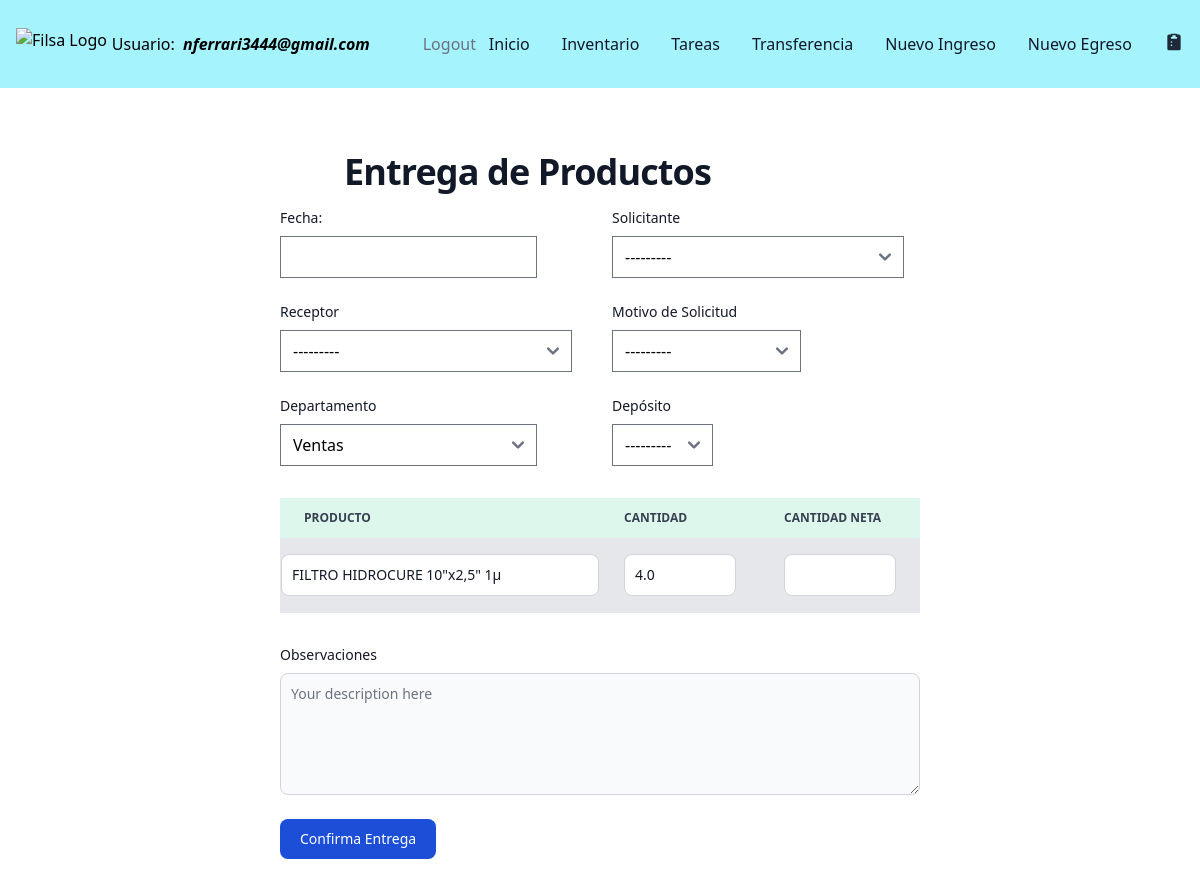
Page /outbound-delivery/2 (signed in) on the earlier database version.
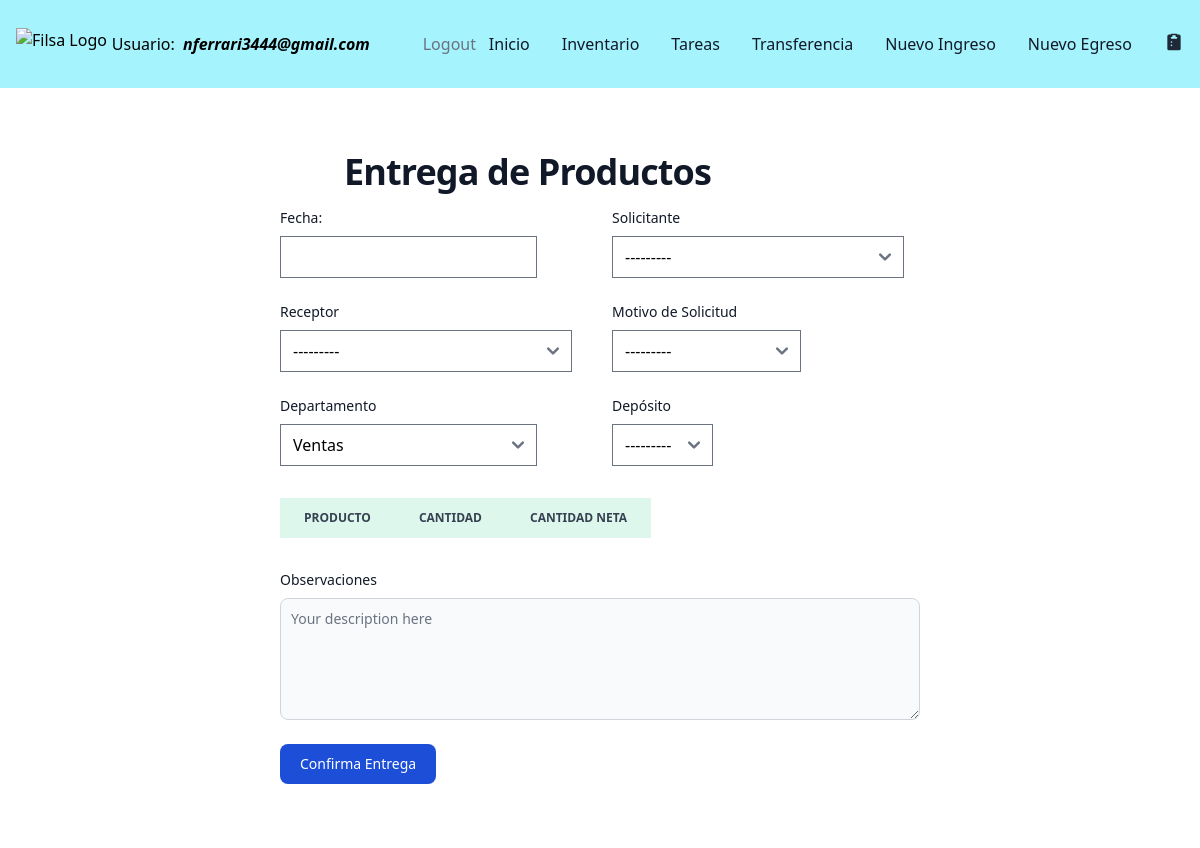
Same page on the later database version.
### filsa/models.py (models this page shows, shortened)
class StockMovements(models.Model):
    class Meta:
      verbose_name = 'Detalle Movimiento Producto'
      verbose_name_plural = 'Detalle Movimientos Productos'
    MOVEMENT = [('Inbound','Inbound'),
                ('Outbound', 'Outbound')]
    product = models.ForeignKey(Product, on_delete=models.CASCADE,  verbose_name=u"Nombre de Producto")
    task = models.ForeignKey(Tasks, on_delete=models.CASCADE,  blank=True, null=True )
    actionType = models.CharField(max_length=25,  default='Inbound')
    cantidad = models.FloatField(default=0)
    cantidadNeta = models.FloatField(default=0)
    cantidadEntregada = models.FloatField(default=0)
    image = models.ImageField(upload_to='images/', null=True, blank=True)

class Product(models.Model):
    CATEGORIES = [('Tubos', 'Tubos'),
                  ('Tornillos', 'Tornillos'),
                  ('Accesorios','Accesorios'),
                  ('Maquinas','Maquinas'),
                  ('Insumos','Insumos')
                  ]
    product_id = models.AutoField(primary_key=True)
    name = models.CharField(max_length=40)
    barcode = models.CharField(max_length= 100, verbose_name=u"Codigo de Barras")
    internalCode = models.BigIntegerField(verbose_name=u"Codigo Interno")
    quantity = models.FloatField()
    category = models.CharField(max_length=20, choices=CATEGORIES, default='Insumos')
    supplier = models.CharField(max_length=20, default='')
    deltaQuantity = models.FloatField()
    stockSecurity = models.IntegerField()
    inTransit = models.BooleanField(default=False)
    hasOffer = models.ForeignKey(Cotization, on_delete=models.SET_DEFAULT, blank=True, null=True, default=None)
    quantityOffer = models.FloatField(null=True, blank= True)
    priceOffer = models.FloatField(null=True, blank= True)

### filsa/views.py (the view)
# urls.py: path('outbound-delivery/<int:requested_id>', outboundDeliveryView, name='outbounddelivery'),
@login_required
def outboundDeliveryView(request, requested_id):
    pendingTask = get_object_or_None(Tasks, pk=requested_id)
    if pendingTask:
        products = pendingTask.stockmovements_set.all()
    print('pendingTask is ', pendingTask)
    print('request is:', request.method)
    print('request product data', request.POST.get('producto_0'))
    tasks = Tasks.objects.filter(task_id=requested_id, status='Pending').prefetch_related('stockmovements_set')
    numberOfProducts = request.POST.get('extra_field_count')
    print('number Of Products in OutboundDeliver view is', numberOfProducts)
    if request.method == "POST":
        form = OutboundDeliveryForm(request.POST, instance= pendingTask, extra= request.POST.get('extra_field_count'))
        print('form is valid', form.is_valid())
        print('form fields are', form.cleaned_data)
        if form.is_valid():
            print('el form es valido')
            department = form.cleaned_data['department']
            issuer = form.cleaned_data['issuer']
            receptor = form.cleaned_data['receptor']
            warehouse = form.cleaned_data['warehouse']
            actionType = 'Confirma Egreso'
            motivoEgreso = form.cleaned_data['motivoEgreso']
            observations = form.cleaned_data['observations']
            deliveryDate = datetime.now().date()
            datalist = []
            taskToUpdate = Tasks.objects.filter(task_id=requested_id)
            taskToUpdate.update(status='Confirmed', observations=observations, deliveryDate= deliveryDate)
            task = Tasks.objects.get(task_id=requested_id)
            for i , product in enumerate(products):
                form.fields['producto_{}'.format(i)] = product.product.name
                form.fields['cantidad_{}'.format(i)] = product.cantidad
                netQuantity = form.cleaned_data['cantidadNeta_{}'.format(i)]
                quantity = form.fields['cantidad_{}'.format(i)]
                diffQuantity = int(quantity) - int(netQuantity)
                newproduct = Product.objects.get(name= product.product.name, warehouse=warehouse)
                productToUpdate= Product.objects.filter(product_id= newproduct.product_id, warehouse=warehouse)
                print('productToUpdate is:', productToUpdate)
                productToUpdate.update(quantity = F('quantity') - netQuantity, deltaQuantity = F('deltaQuantity') + diffQuantity  )
                newProduct = StockMovements()
                newProduct.product = newproduct
                newProduct.actionType = actionType
                newProduct.cantidad = quantity
                newProduct.cantidadNeta = netQuantity
                newProduct.task = task
                datalist.append(newProduct)
            print('form fields in view', form.fields)
            StockMovements.objects.bulk_create(datalist)
            return redirect('/tasks/')
    else:
        form = OutboundDeliveryForm(instance= pendingTask ,
                                    initial={"task_id": requested_id })
    return render(request, "outboundDelivery.html", {"form": form, 'task_id': requested_id , "tasks": tasks})#, "numberOfProducts": len(productsToReceive)})

### filsa/forms.py (shortened to what this page needs)
class OutboundDeliveryForm(forms.ModelForm):
    extra_field_count = forms.CharField(widget=forms.HiddenInput())
    observations = forms.CharField(widget=forms.Textarea(attrs={"rows":"5", "class" : "block p-2.5 w-full text-sm text-gray-900 bg-gray-50 rounded-lg border border-gray-300 focus:ring-primary-500 focus:border-primary-500 dark:bg-gray-700 dark:border-gray-600 dark:placeholder-gray-400 dark:text-white dark:focus:ring-primary-500 dark:focus:border-primary-500" ,"placeholder":"Your description here"}))
    widgets = {
            'deliveryDate': forms.widgets.DateInput(attrs={'type': 'date'}),
    }
    class Meta:
        model = Tasks
        fields = ['department','issuer', 'motivoEgreso', 'date', 'receptor', 'warehouse', 'observations']
    def __init__(self, *args, **kwargs):
        extra_fields = kwargs.pop('extra',0)
        print('extra_fields', extra_fields)
        print('kwargs is :', kwargs)
        super(OutboundDeliveryForm, self).__init__(*args, **kwargs)
        self.fields['extra_field_count'].initial = extra_fields
        print('kwargs is :', kwargs)
        print('args are', *args)

### filsa/templates/outboundDelivery.html (shortened to what the changed rows need)
{% extends '_base.html' %}
{% load static %}
{% block content %}
<section class="bg-white dark:bg-gray-900">
    <div class="py-8 px-4 mx-auto max-w-2xl lg:py-16">
        <h1 class="flex mb-4 text-2xl sm:px-16 font-extrabold leading-none tracking-tight text-gray-900 md:text-3xl lg:text-4xl dark:text-white">Entrega de Productos</h1>
        <form id ='productsreception' action="{% url 'outbounddelivery' task_id  %}" method="POST" onsubmit="openLoader()">
                <div class="py-8">
                    <table id="productTable" class="py-8 px-4 max-w-4xl lg:py-16 text-sm text-left rtl:text-right text-gray-500 dark:text-gray-400">
                       <thead class="text-xs text-gray-700 uppercase bg-green-100 dark:bg-gray-700 dark:text-gray-400">
                           <tr>
                               <th scope="col" class="px-6 py-3">Producto</th>
                               <th scope="col" class="px-6 py-3">Cantidad</th>
                               <th scope="col" class="px-6 py-3">Cantidad Neta</th>
                           </tr>
                       </thead>
                       <tbody>
                           {% for task in tasks %}
                            {% if  task.status == 'Pending' %}
                           {% for product in task.stockmovements_set.all %}
                           {% if  product.actionType == 'Nuevo Egreso' %}
                                <tr class="bg-gray-200 border-b dark:bg-gray-800 dark:border-gray-700">
                                   <td class="w-1/2"><input type="text" name="producto_{{ forloop.counter0 }}" value="{{product.product.name}}"  class="bg-gray-150 border border-gray-300 text-gray-900 text-sm rounded-lg focus:ring-blue-500 focus:border-blue-500 block w-full p-2.5 dark:bg-gray-700 dark:border-gray-600 dark:placeholder-gray-400 dark:text-white dark:focus:ring-blue-500 dark:focus:border-blue-500"  id="" name="" placeholder="" disabled></td>
                                   <td class="px-6 py-4"><input type="number" name="cantidad_{{ forloop.counter0 }}" value="{{product.cantidad}}"  class="bg-gray-150 border border-gray-300 text-gray-900 text-sm rounded-lg focus:ring-blue-500 focus:border-blue-500 block w-full p-2.5 dark:bg-gray-700 dark:border-gray-600 dark:placeholder-gray-400 dark:text-white dark:focus:ring-blue-500 dark:focus:border-blue-500" id="" name="" placeholder="" disabled></td>
                                   <td class="px-6 py-4"><input type="number" name="cantidadNeta_{{forloop.counter0}}" class="border border-gray-300 text-gray-900 text-sm rounded-lg focus:ring-blue-500 focus:border-blue-500 block w-full p-2.5 dark:bg-gray-700 dark:border-gray-600 dark:placeholder-gray-400 dark:text-white dark:focus:ring-blue-500 dark:focus:border-blue-500" id="" name="" placeholder="" required></td>
                               </tr>
                               {% endif %}
                           {% endfor %}
                           {% endif %}
                           {% endfor %}
                       </tbody>
                   </table>
               </div>
        </form>
    </div>
  </section>
  {% endblock content %}

Differences in the rows shown:
removed StockMovements: producto_0 "FILTRO HIDROCURE 10\"x2,5\" 1µ", cantidad "4.0"
